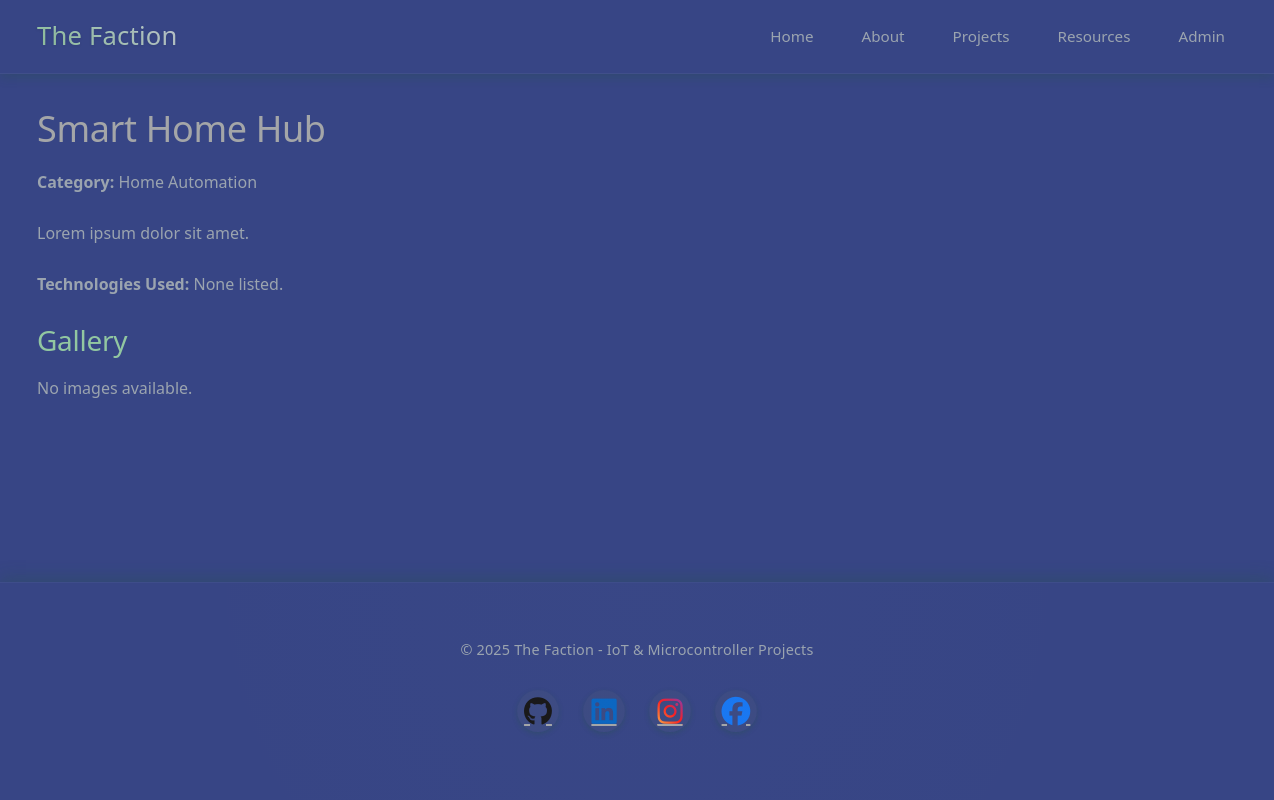
/projects/1/, run on the app's committed database.
### portfolio/models.py (models this page shows, shortened)
class Project(models.Model):
    CATEGORY_CHOICES = [
        ('Software', 'Software'),
        ('Home Automation', 'Home Automation'),
        ('Automotive Integration', 'Automotive Integration'),
        ('RV Enhancements', 'RV Enhancements'),
    ]
    title = models.CharField(max_length=200)
    description = models.TextField()
    category = models.CharField(max_length=50, choices=CATEGORY_CHOICES)
    technologies_used = models.ManyToManyField(Technology, blank=True)
    github_repo_link = models.URLField(blank=True, null=True)
    purchase_links = models.JSONField(blank=True, null=True)
    date_created = models.DateTimeField(auto_now_add=True)
    date_updated = models.DateTimeField(auto_now=True)

### portfolio/views.py (the view)
# urls.py: path('projects/<int:pk>/', views.ProjectDetailView.as_view(), name='project_detail'),
class ProjectDetailView(DetailView):
    model = Project
    template_name = 'portfolio/project_detail.html'
    context_object_name = 'project'

### portfolio/templates/portfolio/project_detail.html (shortened to what this page needs)
{% extends 'portfolio/base.html' %}
{% block content %}
<section class="project-detail">
    <h1>{{ project.title }}</h1>
    <p><strong>Category:</strong> {{ project.category }}</p>
    <p>{{ project.description }}</p>
    <p><strong>Technologies Used:</strong>
        {% for tech in project.technologies_used.all %}
            {{ tech.name }}{% if not forloop.last %}, {% endif %}
        {% empty %}
            None listed.
        {% endfor %}
    </p>
    <div class="project-images">
        <h2>Gallery</h2>
        {% for image in project.images.all %}
            <figure>
                <img src="{{ image.image.url }}" alt="{{ image.caption }}">
                <figcaption>{{ image.caption }}</figcaption>
            </figure>
        {% empty %}
            <p>No images available.</p>
        {% endfor %}
    </div>
</section>
{% endblock %}

### portfolio/static/css/style.css (style rules this page uses)
:root { --background-color: #374585; --primary-color: #2f4056; --secondary-color: #485d73; --accent-color: #124d3d; --highlight-color: #80a6cf; --text-color: #a4a6a8; --muted-text: #9ba4af; --link-color: #92c7a1; --link-hover-color: #c9d4e0; --warm-accent: #65514a; --cool-shadow: #161e29; --pale-skin: #c2cad3; --card-bg: rgba(59, 74, 94, 0.85); --card-border: rgba(39, 69, 46, 0.95); --shadow-color: rgba(36, 86, 65, 0.3); }
body { background-color: var(--background-color); color: var(--text-color); font-family: 'Segoe UI', -apple-system, BlinkMacSystemFont, 'Roboto', sans-serif; line-height: 1.6; margin: 0; padding: 0; min-height: 100vh; display: flex; flex-direction: column; font-weight: 400; }
h1, h2, h3, h4, h5, h6 { font-weight: 400; line-height: 1.3; margin-top: 0; color: var(--text-color); }
h1 { font-size: 2.25rem; margin-bottom: 1rem; letter-spacing: -0.01em; }
h2 { font-size: 1.75rem; margin-bottom: 0.75rem; color: var(--link-color); letter-spacing: -0.01em; }
p { margin-bottom: 1.5rem; color: var(--muted-text); line-height: 1.7; }

### data on the page
Project: title "Smart Home Hub", category "Home Automation", description "Lorem ipsum dolor sit amet."
